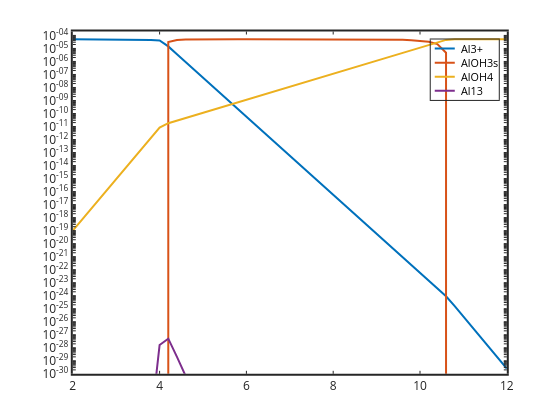

Here is the notebook cell this chart was saved with:
### Code cell
semilogy(pH,Al,'linewidth',2,pH,AlOH3s,'linewidth',2,pH,AlOH4,'linewidth',2, ...
pH,Al13,'linewidth',2)
 set(gca,'linewidth',2,'fontsize',12)
legend('Al3+','AlOH3s','AlOH4','Al13')
axis([2 12 1e-30 2e-4])

### Figure 1 — Plotly figure (JSON) as saved in the notebook; plotly's stock layout.template omitted (floating-point values rounded to 4 significant figures; data arrays with more than 128 entries replaced by an {"elided": "..."} marker saying what was removed)
{"data": [{"line": {"color": "rgb(0,113,188)", "dash": "solid", "width": 2}, "marker": {"color": "rgb(0,113,188)", "line": {"color": "rgb(0,113,188)"}, "size": 6, "symbol": "none"}, "mode": "lines", "name": "Al3+", "showlegend": true, "type": "scatter", "visibility": true, "x": [2, 2.2, 2.4, 2.6, 2.8, 3, 3.2, 3.4, 3.6, 3.8, 4, 4.2, 4.4, 4.6, 4.8, 5, 5.2, 5.4, 5.6, 5.8, 6, 6.2, 6.4, 6.6, 6.8, 7, 7.2, 7.4, 7.6, 7.8, 8, 8.2, 8.4, 8.6, 8.8, 9, 9.2, 9.4, 9.6, 9.8, 10, 10.2, 10.4, 10.6, 10.8, 11, 11.2, 11.4, 11.6, 11.8, 12], "xaxis": "x", "y": [4.989e-05, 4.983e-05, 4.972e-05, 4.956e-05, 4.931e-05, 4.892e-05, 4.831e-05, 4.737e-05, 4.594e-05, 4.385e-05, 4.087e-05, 1.432e-05, 3.597e-06, 9.036e-07, 2.27e-07, 5.702e-08, 1.432e-08, 3.597e-09, 9.036e-10, 2.27e-10, 5.702e-11, 1.432e-11, 3.597e-12, 9.036e-13, 2.27e-13, 5.702e-14, 1.432e-14, 3.597e-15, 9.036e-16, 2.27e-16, 5.702e-17, 1.432e-17, 3.597e-18, 9.036e-19, 2.27e-19, 5.702e-20, 1.432e-20, 3.597e-21, 9.036e-22, 2.27e-22, 5.702e-23, 1.432e-23, 3.597e-24, 9.036e-25, 1.581e-25, 2.506e-26, 3.972e-27, 6.295e-28, 9.976e-29, 1.581e-29, 2.506e-30], "yaxis": "y"}, {"line": {"color": "rgb(216,82,24)", "dash": "solid", "width": 2}, "marker": {"color": "rgb(216,82,24)", "line": {"color": "rgb(216,82,24)"}, "size": 6, "symbol": "none"}, "mode": "lines", "name": "AlOH3s", "showlegend": true, "type": "scatter", "visibility": true, "x": [2, 2.2, 2.4, 2.6, 2.8, 3, 3.2, 3.4, 3.6, 3.8, 4, 4.2, 4.4, 4.6, 4.8, 5, 5.2, 5.4, 5.6, 5.8, 6, 6.2, 6.4, 6.6, 6.8, 7, 7.2, 7.4, 7.6, 7.8, 8, 8.2, 8.4, 8.6, 8.8, 9, 9.2, 9.4, 9.6, 9.8, 10, 10.2, 10.4, 10.6, 10.8, 11, 11.2, 11.4, 11.6, 11.8, 12], "xaxis": "x", "y": [0, 0, 0, 0, 0, 0, 0, 0, 0, 0, 0, 3.057e-05, 4.435e-05, 4.827e-05, 4.943e-05, 4.98e-05, 4.993e-05, 4.997e-05, 4.999e-05, 4.999e-05, 5e-05, 5e-05, 5e-05, 5e-05, 4.999e-05, 4.999e-05, 4.998e-05, 4.997e-05, 4.995e-05, 4.993e-05, 4.989e-05, 4.982e-05, 4.971e-05, 4.955e-05, 4.928e-05, 4.886e-05, 4.82e-05, 4.714e-05, 4.547e-05, 4.282e-05, 3.862e-05, 3.197e-05, 2.142e-05, 4.71e-06, 0, 0, 0, 0, 0, 0, 0], "yaxis": "y"}, {"line": {"color": "rgb(236,176,31)", "dash": "solid", "width": 2}, "marker": {"color": "rgb(236,176,31)", "line": {"color": "rgb(236,176,31)"}, "size": 6, "symbol": "none"}, "mode": "lines", "name": "AlOH4", "showlegend": true, "type": "scatter", "visibility": true, "x": [2, 2.2, 2.4, 2.6, 2.8, 3, 3.2, 3.4, 3.6, 3.8, 4, 4.2, 4.4, 4.6, 4.8, 5, 5.2, 5.4, 5.6, 5.8, 6, 6.2, 6.4, 6.6, 6.8, 7, 7.2, 7.4, 7.6, 7.8, 8, 8.2, 8.4, 8.6, 8.8, 9, 9.2, 9.4, 9.6, 9.8, 10, 10.2, 10.4, 10.6, 10.8, 11, 11.2, 11.4, 11.6, 11.8, 12], "xaxis": "x", "y": [9.954e-20, 6.273e-19, 3.95e-18, 2.484e-17, 1.559e-16, 9.761e-16, 6.081e-15, 3.762e-14, 2.303e-13, 1.387e-12, 8.154e-12, 1.803e-11, 2.858e-11, 4.529e-11, 7.178e-11, 1.138e-10, 1.803e-10, 2.858e-10, 4.529e-10, 7.178e-10, 1.138e-09, 1.803e-09, 2.858e-09, 4.529e-09, 7.178e-09, 1.138e-08, 1.803e-08, 2.858e-08, 4.529e-08, 7.178e-08, 1.138e-07, 1.803e-07, 2.858e-07, 4.529e-07, 7.178e-07, 1.138e-06, 1.803e-06, 2.858e-06, 4.529e-06, 7.178e-06, 1.138e-05, 1.803e-05, 2.858e-05, 4.529e-05, 5e-05, 5e-05, 5e-05, 5e-05, 5e-05, 5e-05, 5e-05], "yaxis": "y"}, {"line": {"color": "rgb(125,46,141)", "dash": "solid", "width": 2}, "marker": {"color": "rgb(125,46,141)", "line": {"color": "rgb(125,46,141)"}, "size": 6, "symbol": "none"}, "mode": "lines", "name": "Al13", "showlegend": true, "type": "scatter", "visibility": true, "x": [2, 2.2, 2.4, 2.6, 2.8, 3, 3.2, 3.4, 3.6, 3.8, 4, 4.2, 4.4, 4.6, 4.8, 5, 5.2, 5.4, 5.6, 5.8, 6, 6.2, 6.4, 6.6, 6.8, 7, 7.2, 7.4, 7.6, 7.8, 8, 8.2, 8.4, 8.6, 8.8, 9, 9.2, 9.4, 9.6, 9.8, 10, 10.2, 10.4, 10.6, 10.8, 11, 11.2, 11.4, 11.6, 11.8, 12], "xaxis": "x", "y": [2.209e-91, 5.456e-85, 1.335e-78, 3.215e-72, 7.559e-66, 1.711e-59, 3.648e-53, 7.096e-47, 1.199e-40, 1.641e-34, 1.652e-28, 4.989e-28, 1.986e-29, 7.907e-31, 3.148e-32, 1.253e-33, 4.989e-35, 1.986e-36, 7.907e-38, 3.148e-39, 1.253e-40, 4.989e-42, 1.986e-43, 7.907e-45, 3.148e-46, 1.253e-47, 4.989e-49, 1.986e-50, 7.907e-52, 3.148e-53, 1.253e-54, 4.989e-56, 1.986e-57, 7.907e-59, 3.148e-60, 1.253e-61, 4.989e-63, 1.986e-64, 7.907e-66, 3.148e-67, 1.253e-68, 4.989e-70, 1.986e-71, 7.907e-73, 2.862e-76, 2.862e-80, 2.862e-84, 2.862e-88, 2.862e-92, 2.862e-96, 2.862e-100], "yaxis": "y"}, {"hoverinfo": "none", "line": {"color": "rgb(0,113,188)", "dash": "solid", "width": 2}, "marker": {"color": "rgb(0,113,188)", "line": {"color": "rgb(0,113,188)"}, "size": 6, "symbol": "none"}, "mode": "lines", "name": "", "showlegend": false, "type": "scatter", "visibility": true, "x": [3, 18], "xaxis": "x2", "y": [6.78, 6.78], "yaxis": "y2"}, {"hoverinfo": "none", "line": {"color": "rgb(216,82,24)", "dash": "solid", "width": 2}, "marker": {"color": "rgb(216,82,24)", "line": {"color": "rgb(216,82,24)"}, "size": 6, "symbol": "none"}, "mode": "lines", "name": "", "showlegend": false, "type": "scatter", "visibility": true, "x": [3, 18], "xaxis": "x2", "y": [17.34, 17.34], "yaxis": "y2"}, {"hoverinfo": "none", "line": {"color": "rgb(236,176,31)", "dash": "solid", "width": 2}, "marker": {"color": "rgb(236,176,31)", "line": {"color": "rgb(236,176,31)"}, "size": 6, "symbol": "none"}, "mode": "lines", "name": "", "showlegend": false, "type": "scatter", "visibility": true, "x": [3, 18], "xaxis": "x2", "y": [27.9, 27.9], "yaxis": "y2"}, {"hoverinfo": "none", "line": {"color": "rgb(125,46,141)", "dash": "solid", "width": 2}, "marker": {"color": "rgb(125,46,141)", "line": {"color": "rgb(125,46,141)"}, "size": 6, "symbol": "none"}, "mode": "lines", "name": "", "showlegend": false, "type": "scatter", "visibility": true, "x": [3, 18], "xaxis": "x2", "y": [38.46, 38.46], "yaxis": "y2"}], "layout": {"annotations": [{"font": {"color": "rgb(0,0,0)", "size": 10.8}, "showarrow": false, "text": "Al3+", "x": 21, "xanchor": "left", "xref": "x2", "y": 6.78, "yanchor": "middle", "yref": "y2"}, {"font": {"color": "rgb(0,0,0)", "size": 10.8}, "showarrow": false, "text": "AlOH3s", "x": 21, "xanchor": "left", "xref": "x2", "y": 17.34, "yanchor": "middle", "yref": "y2"}, {"font": {"color": "rgb(0,0,0)", "size": 10.8}, "showarrow": false, "text": "AlOH4", "x": 21, "xanchor": "left", "xref": "x2", "y": 27.9, "yanchor": "middle", "yref": "y2"}, {"font": {"color": "rgb(0,0,0)", "size": 10.8}, "showarrow": false, "text": "Al13", "x": 21, "xanchor": "left", "xref": "x2", "y": 38.46, "yanchor": "middle", "yref": "y2"}], "height": 420, "hovermode": "closest", "margin": {"b": 0, "l": 0, "r": 0, "t": 0}, "plot_bgcolor": "rgba(0,0,0,0)", "showlegend": false, "width": 560, "xaxis": {"anchor": "y", "autorange": false, "domain": [0.13, 0.905], "exponentformat": "none", "gridcolor": "rgba(38,38,38,0.15)", "gridwidth": 2, "linecolor": "rgb(38,38,38)", "linewidth": 2, "mirror": "ticks", "range": [2, 12], "showgrid": false, "showline": true, "side": "bottom", "spikedash": "solid", "spikemode": "across", "spikesides": false, "spikethickness": 1, "tickangle": 0, "tickcolor": "rgb(38,38,38)", "tickfont": {"color": "rgb(38,38,38)", "size": 12}, "ticklen": 3, "ticks": "inside", "ticktext": ["2", "4", "6", "8", "10", "12"], "tickvals": [2, 4, 6, 8, 10, 12], "title": {"font": {"color": "rgb(0,0,0)", "size": 13.2}, "text": ""}, "type": "linear", "visible": true, "zeroline": false}, "xaxis2": {"anchor": "y2", "autorange": false, "domain": [0.7692, 0.8907], "exponentformat": "none", "fixedrange": true, "gridcolor": "rgba(38,38,38,0.15)", "gridwidth": 1, "linecolor": "rgb(38,38,38)", "linewidth": 1, "mirror": true, "range": [0, 50.96], "showgrid": false, "showline": true, "showspikes": false, "side": "bottom", "spikedash": "solid", "spikemode": "across", "spikesides": false, "spikethickness": 1, "tickangle": 0, "tickcolor": "rgb(38,38,38)", "tickfont": {"color": "rgb(38,38,38)", "size": 10.8}, "ticklen": 3, "ticks": "", "ticktext": [], "tickvals": [], "title": {"font": {"color": "rgb(0,0,0)", "size": 11.88}, "text": ""}, "type": "linear", "visible": true, "zeroline": false}, "yaxis": {"anchor": "x", "autorange": false, "domain": [0.11, 0.925], "exponentformat": "none", "gridcolor": "rgba(38,38,38,0.15)", "gridwidth": 2, "linecolor": "rgb(38,38,38)", "linewidth": 2, "mirror": "ticks", "range": [-30, -3.699], "showgrid": false, "showline": true, "side": "left", "spikedash": "solid", "spikemode": "across", "spikesides": false, "spikethickness": 1, "tickangle": 0, "tickcolor": "rgb(38,38,38)", "tickfont": {"color": "rgb(38,38,38)", "size": 12}, "ticklen": 3, "ticks": "inside", "ticktext": {"elided": "236 str values"}, "tickvals": {"elided": "236 float values"}, "title": {"font": {"color": "rgb(0,0,0)", "size": 13.2}, "text": ""}, "type": "log", "visible": true, "zeroline": false}, "yaxis2": {"anchor": "x2", "autorange": false, "domain": [0.7621, 0.9059], "exponentformat": "none", "fixedrange": true, "gridcolor": "rgba(38,38,38,0.15)", "gridwidth": 1, "linecolor": "rgb(38,38,38)", "linewidth": 1, "mirror": true, "range": [45.24, 0], "showgrid": false, "showline": true, "showspikes": false, "side": "left", "spikedash": "solid", "spikemode": "across", "spikesides": false, "spikethickness": 1, "tickangle": 0, "tickcolor": "rgb(38,38,38)", "tickfont": {"color": "rgb(38,38,38)", "size": 10.8}, "ticklen": 3, "ticks": "", "ticktext": [], "tickvals": [], "title": {"font": {"color": "rgb(0,0,0)", "size": 11.88}, "text": ""}, "type": "linear", "visible": true, "zeroline": false}}}
